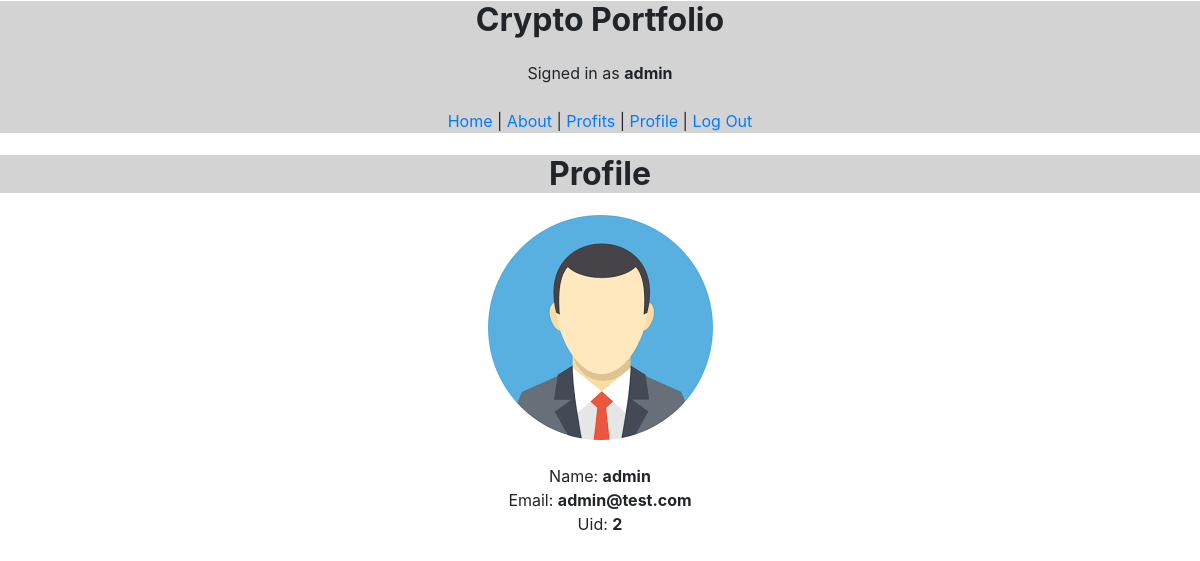
The page /profile (signed in) on the database its author committed.
### crypto/models.py (models this page shows)
class User(AbstractUser):
    pass

### crypto/views.py (the view)
# urls.py: path("profile", views.profile, name="profile"),
@login_required
def profile(request):
    return render(request, "crypto/profile.html")

### crypto/templates/crypto/profile.html (shortened to what this page needs)
{% extends "crypto/layout.html" %}
{% load static %}
{% block body %}
<div style="text-align:center;">
    <h1>Profile</h1>
    <img alt="">
    <br><br>
    <div>
        <p>
            Name: <strong>{{ user.username }}</strong><br>
            Email: <strong>{{ user.email }}</strong><br>
            Uid: <strong>{{ user.id }}</strong>
        </p>
    </div>
</div>
{% endblock %}

### crypto/templates/crypto/layout.html (shortened to what this page needs)
{% load static %}
<!DOCTYPE html>
<html lang="en">
<head>
    <link rel="stylesheet" href="https://stackpath.bootstrapcdn.com/bootstrap/4.4.1/css/bootstrap.min.css">
</head>
<body>
    <div style="text-align: center; background-color: lightgray; margin-top: -20px;">
        <h1>Crypto Portfolio</h1>
        {% if user.is_authenticated %}
            Signed in as <strong>{{ user.username }}</strong>
            <br><br>
            <div>
                <a href="{% url 'index' %}">Home</a> |
                <a href="{% url 'about' %}">About</a> |
                <a href="{% url 'profit' %}">Profits</a>  |
                <a href="{% url 'profile' %}">Profile</a> |
                <a href="{% url 'logout' %}">Log Out</a>
            </div>
        {% else %}
            Not signed in.
        {% endif %}
    </div>
    {% block body %}
    {% endblock %}
</body>
</html>

### crypto/templates/crypto/layout.html (style rules this page uses)
h1, h2 { text-align: center; background-color: lightgrey; font: 700; display: block; font-size: 2em; margin-block-start: 0.67em; margin-block-end: 0.67em; margin-inline-start: 0px; margin-inline-end: 0px; font-weight: bold; }

### rows shown on the page
User: username "admin", email "admin@test.com", id "2"
